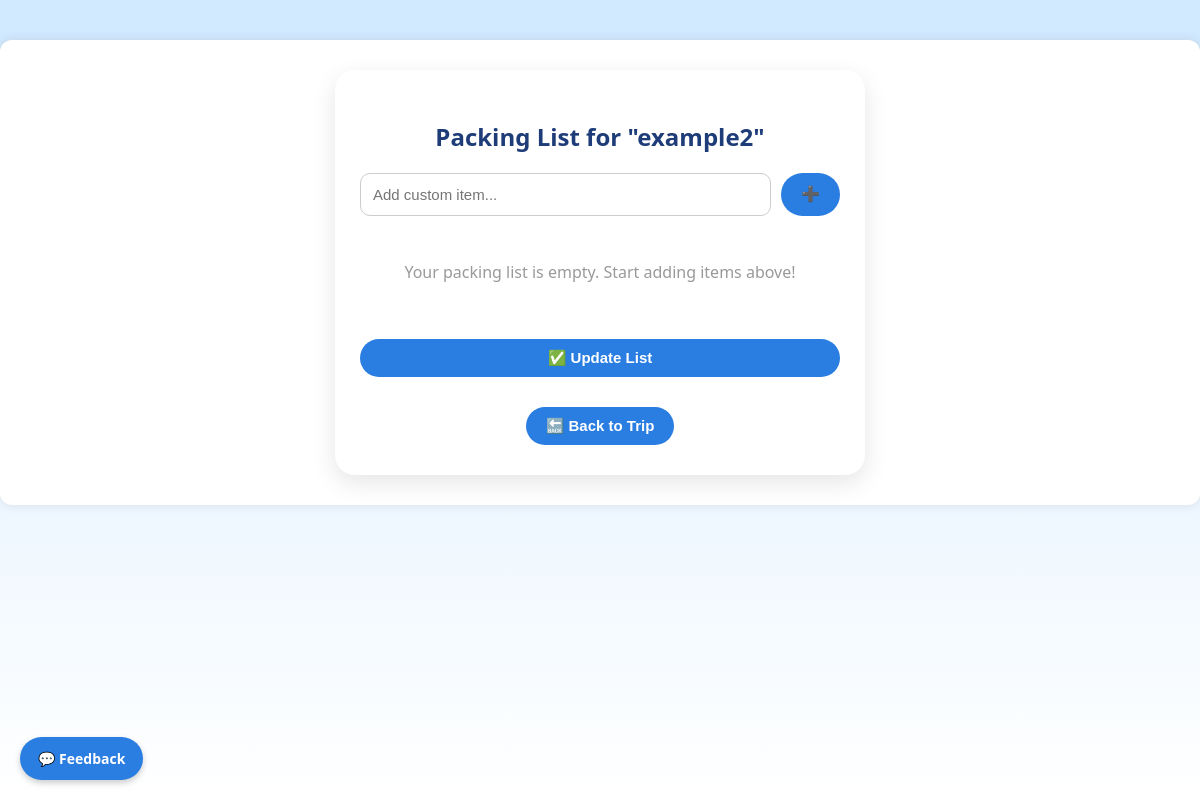
/trips/13/packing/ (signed in), run on an earlier commit of the app's database.
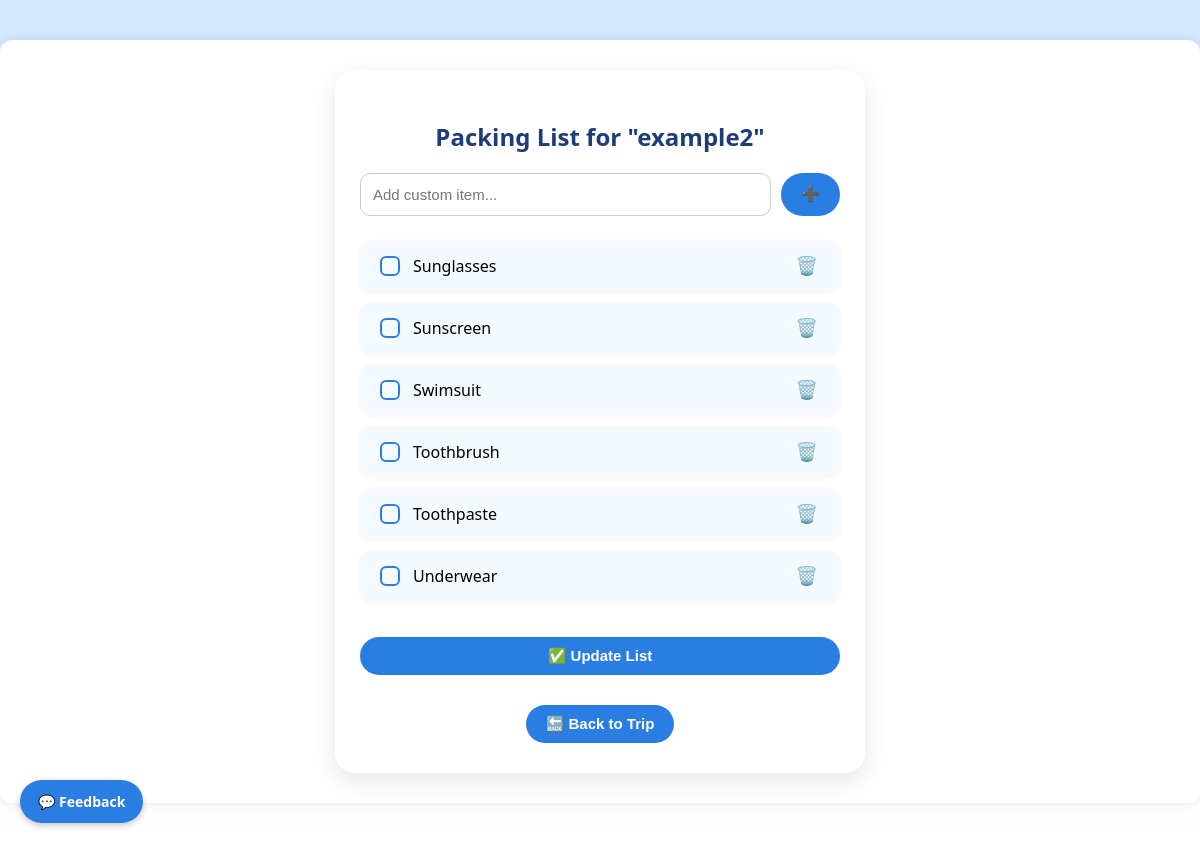
And on a later commit of the database.
### trips/models.py (models this page shows, shortened)
class PackingItem(models.Model):
    trip = models.ForeignKey(Trip, on_delete=models.CASCADE, related_name='packing_items')
    name = models.CharField(max_length=100)
    is_packed = models.BooleanField(default=False)

### trips/views.py (the view, shortened to what this page needs)
# urls.py: path('<int:trip_id>/packing/', views.packing_list, name='packing_list'),
@login_required
def packing_list(request, trip_id):
    trip = get_object_or_404(Trip, id=trip_id, user=request.user)
    if not trip.packing_items.exists() and not trip.manually_cleared:
        generate_packing_list(trip)
    items = trip.packing_items.all().order_by('is_packed', 'name')
    return render(request, 'trips/packing_list.html', {'trip': trip, 'items': items})

### trips/templates/trips/packing_list.html (shortened to what this page needs)
{% extends 'base.html' %}
{% block content %}
<div class="container" style="max-width: 480px; margin: auto; background: #ffffff; padding: 30px 25px; border-radius: 20px; box-shadow: 0 8px 25px rgba(0, 0, 0, 0.1);">
  <h2 style="text-align: center; color: #1d3c78; margin-bottom: 20px; font-weight: 700;">Packing List for "{{ trip.name }}"</h2>
  <form method="post" style="display: flex; gap: 10px; margin-bottom: 25px;">
    <input type="text" name="new_item" placeholder="Add custom item..." class="input-field">
    <button type="submit" class="add-btn">➕</button>
  </form>
  <form method="post" action="{% url 'update_packing_list' trip.id %}">
    <ul style="list-style: none; padding: 0;">
      {% if items %}
      {% for item in items %}
      <li class="packing-item fade-in">
        <label style="display: flex; align-items: center; gap: 10px;">
          <input type="checkbox" class="custom-checkbox" name="packed_items" value="{{ item.name }}" {% if item.is_packed %}checked{% endif %}>
          {{ item.name }}
        </label>
        <button type="submit" name="delete_item" value="{{ item.name }}" class="btn-icon">🗑️</button>
      </li>
      {% endfor %}
      {% else %}
        <li style="text-align: center; padding: 20px; color: #999;">Your packing list is empty. Start adding items above!</li>
      {% endif %}
    </ul>
    <button type="submit" class="update-btn" style="width: 100%; margin-top: 20px;">✅ Update List</button>
  </form>
  <div style="text-align: center; margin-top: 30px;">
    <a href="{% url 'trip_detail' trip.id %}">
      <button type="button" class="back-btn">🔙 Back to Trip</button>
    </a>
  </div>
</div>
{% endblock %}

What changed in the data, as far as the page shows it:
added PackingItem: name "Sunglasses"
added PackingItem: name "Sunscreen"
added PackingItem: name "Swimsuit"
added PackingItem: name "Toothbrush"
added PackingItem: name "Toothpaste"
added PackingItem: name "Underwear"
Also different on the page:
text no longer shown: "Your packing list is empty. Start adding items above!"
